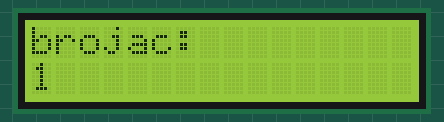
Simulated run of this sketch. Board: Arduino Uno, built with avr-gcc and run on an emulated ATmega328P. Shown: 16×2 character LCD.

Above: at 0.13 s.
At 5.02 s:
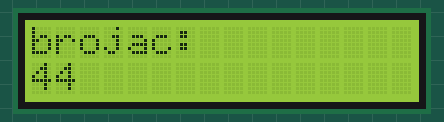
At 10.04 s:
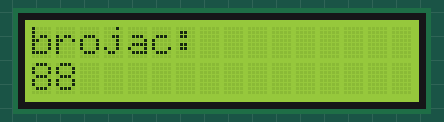
At 20.03 s:
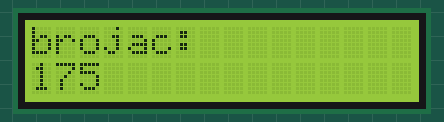
At 29.92 s:
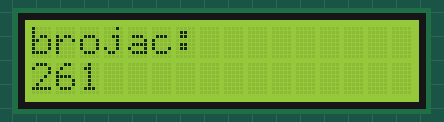
At 39.93 s:
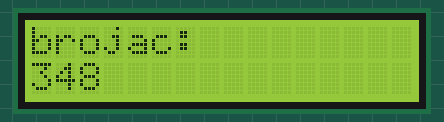

The sketch:

LCD_I2C.ino
```cpp
#include "Wire.h"
#include "LCD.h"
#include "LiquidCrystal_I2C.h"

#define I2C_ADDR 0x3F  // Add your address here.
#define Rs_pin 0
#define Rw_pin 1
#define En_pin 2
#define BACKLIGHT_PIN 3
#define D4_pin 4
#define D5_pin 5
#define D6_pin 6
#define D7_pin 7
int i = 0;


LiquidCrystal_I2C lcd(I2C_ADDR,En_pin,Rw_pin,Rs_pin,D4_pin,D5_pin,D6_pin,D7_pin);

void setup()
{
 lcd.begin (16,2); //  our LCD is a 20x4, change for your LCD if needed

// LCD Backlight ON
lcd.setBacklightPin(BACKLIGHT_PIN,POSITIVE);
lcd.setBacklight(HIGH);

lcd.home (); // go home on LCD
}

void loop()
{
 i++;
 lcd.setCursor (0,0); // prvi broj = pozicija u redu, drugi broj broj reda (od nule se broji, znaci 0 = 1)
 lcd.print("brojac: ");
 lcd.setCursor (0,1);
 lcd.print(i);
 delay(100);
 lcd.clear();

}
```
